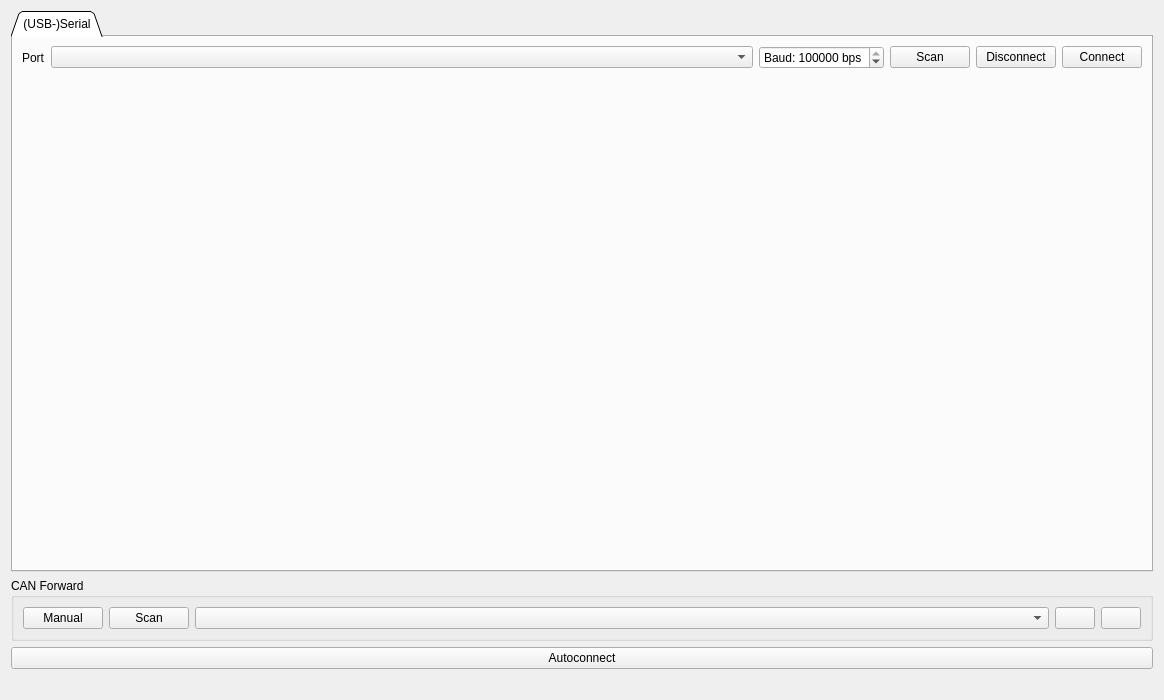
<?xml version="1.0" encoding="UTF-8"?>
<ui version="4.0">
 <class>PageConnection</class>
 <widget class="QWidget" name="PageConnection">
  <property name="geometry">
   <rect>
    <x>0</x>
    <y>0</y>
    <width>1164</width>
    <height>700</height>
   </rect>
  </property>
  <property name="windowTitle">
   <string>Form</string>
  </property>
  <layout class="QVBoxLayout" name="verticalLayout">
   <item>
    <widget class="QTabWidget" name="tabWidget">
     <property name="tabPosition">
      <enum>QTabWidget::North</enum>
     </property>
     <property name="tabShape">
      <enum>QTabWidget::Triangular</enum>
     </property>
     <property name="currentIndex">
      <number>1</number>
     </property>
     <widget class="QWidget" name="tab">
      <attribute name="title">
       <string>(USB-)Serial</string>
      </attribute>
      <layout class="QVBoxLayout" name="verticalLayout_2">
       <item>
        <layout class="QHBoxLayout" name="horizontalLayout">
         <item>
          <widget class="QLabel" name="label_2">
           <property name="text">
            <string>Port</string>
           </property>
          </widget>
         </item>
         <item>
          <widget class="QComboBox" name="serialPortBox">
           <property name="sizePolicy">
            <sizepolicy hsizetype="MinimumExpanding" vsizetype="Fixed">
             <horstretch>0</horstretch>
             <verstretch>0</verstretch>
            </sizepolicy>
           </property>
           <property name="toolTip">
            <string>Serial port</string>
           </property>
          </widget>
         </item>
         <item>
          <widget class="QSpinBox" name="serialBaudBox">
           <property name="toolTip">
            <string>Baudrate</string>
           </property>
           <property name="suffix">
            <string> bps</string>
           </property>
           <property name="prefix">
            <string>Baud: </string>
           </property>
           <property name="maximum">
            <number>3000000</number>
           </property>
           <property name="value">
            <number>115200</number>
           </property>
          </widget>
         </item>
         <item>
          <widget class="QPushButton" name="serialRefreshButton">
           <property name="sizePolicy">
            <sizepolicy hsizetype="Fixed" vsizetype="Fixed">
             <horstretch>0</horstretch>
             <verstretch>0</verstretch>
            </sizepolicy>
           </property>
           <property name="toolTip">
            <string>Refresh serial port list</string>
           </property>
           <property name="text">
            <string>Scan</string>
           </property>
          </widget>
         </item>
         <item>
          <widget class="QPushButton" name="serialDisconnectButton">
           <property name="sizePolicy">
            <sizepolicy hsizetype="Fixed" vsizetype="Fixed">
             <horstretch>0</horstretch>
             <verstretch>0</verstretch>
            </sizepolicy>
           </property>
           <property name="toolTip">
            <string>Disconnect</string>
           </property>
           <property name="text">
            <string>Disconnect</string>
           </property>
          </widget>
         </item>
         <item>
          <widget class="QPushButton" name="serialConnectButton">
           <property name="sizePolicy">
            <sizepolicy hsizetype="Fixed" vsizetype="Fixed">
             <horstretch>0</horstretch>
             <verstretch>0</verstretch>
            </sizepolicy>
           </property>
           <property name="toolTip">
            <string>Connect</string>
           </property>
           <property name="text">
            <string>Connect</string>
           </property>
          </widget>
         </item>
        </layout>
       </item>
       <item>
        <spacer name="verticalSpacer">
         <property name="orientation">
          <enum>Qt::Vertical</enum>
         </property>
         <property name="sizeHint" stdset="0">
          <size>
           <width>0</width>
           <height>0</height>
          </size>
         </property>
        </spacer>
       </item>
      </layout>
     </widget>
    </widget>
   </item>
   <item>
    <widget class="QGroupBox" name="groupBox">
     <property name="title">
      <string>CAN Forward</string>
     </property>
     <layout class="QHBoxLayout" name="horizontalLayout_2">
      <item>
       <widget class="QPushButton" name="canDefaultButton">
        <property name="sizePolicy">
         <sizepolicy hsizetype="Fixed" vsizetype="Fixed">
          <horstretch>0</horstretch>
          <verstretch>0</verstretch>
         </sizepolicy>
        </property>
        <property name="toolTip">
         <string>Populate box without scanning, in case there are problems with scanning or the firmware does not support it.</string>
        </property>
        <property name="text">
         <string>Manual</string>
        </property>
       </widget>
      </item>
      <item>
       <widget class="QPushButton" name="canRefreshButton">
        <property name="sizePolicy">
         <sizepolicy hsizetype="Fixed" vsizetype="Fixed">
          <horstretch>0</horstretch>
          <verstretch>0</verstretch>
         </sizepolicy>
        </property>
        <property name="toolTip">
         <string>Scan for CAN devices</string>
        </property>
        <property name="text">
         <string>Scan</string>
        </property>
       </widget>
      </item>
      <item>
       <widget class="QComboBox" name="canFwdBox"/>
      </item>
      <item>
       <widget class="QPushButton" name="helpButton">
        <property name="sizePolicy">
         <sizepolicy hsizetype="Fixed" vsizetype="Fixed">
          <horstretch>0</horstretch>
          <verstretch>0</verstretch>
         </sizepolicy>
        </property>
        <property name="toolTip">
         <string>Show help</string>
        </property>
        <property name="icon">
         <iconset resource="../res.qrc">
          <normaloff>:/res/icons/Help-96.png</normaloff>:/res/icons/Help-96.png</iconset>
        </property>
       </widget>
      </item>
      <item>
       <widget class="QPushButton" name="canFwdButton">
        <property name="sizePolicy">
         <sizepolicy hsizetype="Fixed" vsizetype="Fixed">
          <horstretch>0</horstretch>
          <verstretch>0</verstretch>
         </sizepolicy>
        </property>
        <property name="toolTip">
         <string>Forward communication over CAN-bus</string>
        </property>
        <property name="text">
         <string/>
        </property>
        <property name="icon">
         <iconset resource="../res.qrc">
          <normaloff>:/res/icons/can_off.png</normaloff>
          <normalon>:/res/icons/can_on.png</normalon>:/res/icons/can_off.png</iconset>
        </property>
        <property name="checkable">
         <bool>true</bool>
        </property>
       </widget>
      </item>
     </layout>
    </widget>
   </item>
   <item>
    <widget class="QPushButton" name="autoConnectButton">
     <property name="toolTip">
      <string>Try to automatically connect using the USB connection</string>
     </property>
     <property name="text">
      <string>Autoconnect</string>
     </property>
     <property name="iconSize">
      <size>
       <width>45</width>
       <height>45</height>
      </size>
     </property>
    </widget>
   </item>
   <item>
    <widget class="QLabel" name="statusLabel">
     <property name="text">
      <string/>
     </property>
     <property name="alignment">
      <set>Qt::AlignCenter</set>
     </property>
    </widget>
   </item>
  </layout>
 </widget>
 <resources>
  <include location="../res.qrc"/>
 </resources>
 <connections/>
</ui>
